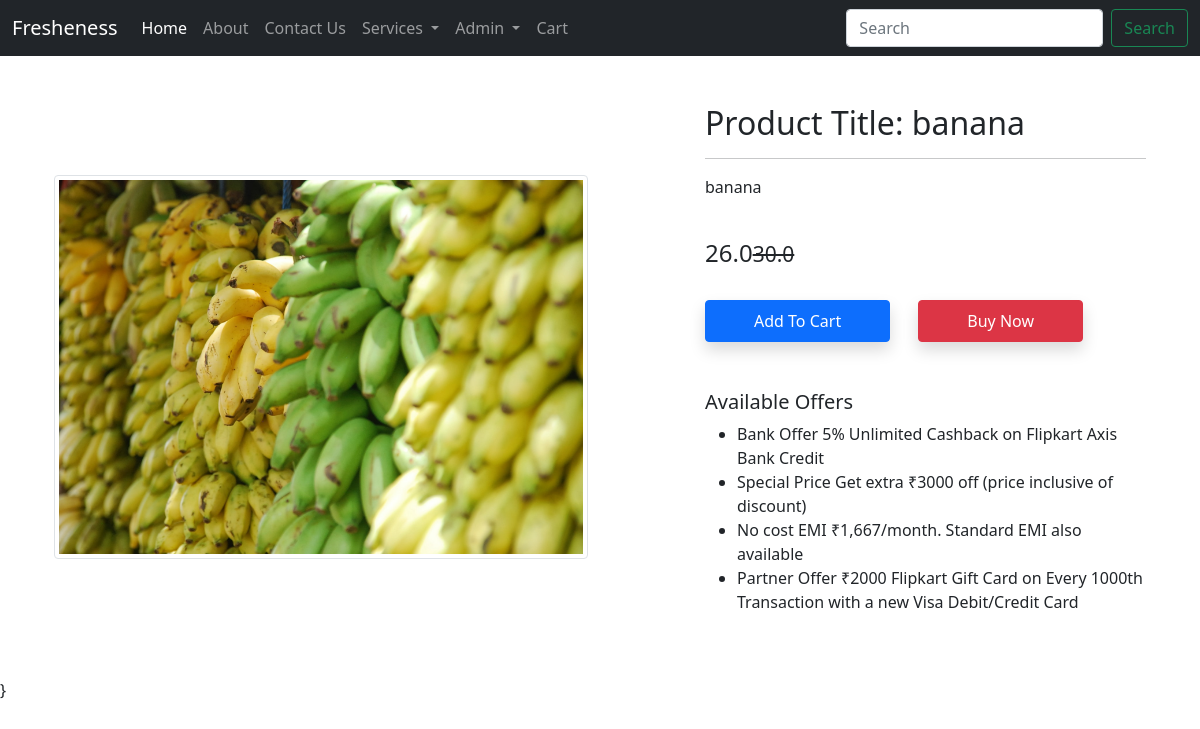
The app's page /productdetail/1 (signed in) with its own data.
### hello/models.py (models this page shows, shortened)
class Product(models.Model):
    title=models.CharField(max_length=100)
    selling_price=models.FloatField()
    discounted_price=models.FloatField()
    description=models.TextField()
    type=models.CharField(max_length=80)
    product_image=models.ImageField(upload_to='productimg')
    category=models.CharField(choices=CATEGORY_CHOICES,max_length=3)

### hello/views.py (the view)
# urls.py: path('productdetail/<int:pk>',views.product_detail,name='productdetail'),
def product_detail(request,pk):
    product=Product.objects.get(pk=pk)
    item_already_in_cart=False
    item_already_in_cart=Cart.objects.filter(Q(product=product.id) & Q(user=request.user)).exists()
    return render(request,'hello/productdetail.html',{'product':product,'item_already_in_cart':item_already_in_cart})

### hello/templates/hello/productdetail.html (shortened to what this page needs)
{% extends 'hello/base.html' %}
{% load static %}
{% block productdetail %}
<div class="container my-5">
    <div class="row">
     <div class="col-sm-6 text-center align-self-center">
      <img src="{{product.product_image.url}}" alt="" class="img-fluid img-thumbnail">
     </div>
     <div class="col-sm-5 offset-sm-1">
      <h2>Product Title: {{product.title}}</h2>
      <hr>
      <p>{{product.description}}</p> <br>
      <h4>{{product.discounted_price}}<small class="fw-light text-decoration-line-through">{{product.selling_price}}</small></h4> <br>
      {% if item_already_in_cart %}
      <a href="{% url 'showcart' %}" class="btn btn-warning shadow px-5 py-2 ms-4">Go to Cart</a>
      {% else %}
      <form action="/add-to-cart" class="d-inline">
          <button type="submit" class="btn btn-primary shadow px-5 py-2">Add To Cart</button>
      </form>
      {% endif %}
      <a href="{% url 'checkout' %}" class="btn btn-danger shadow px-5 py-2 ms-4">Buy Now</a>
      <h5 class="mt-5">Available Offers</h5>
      <ul>
       <li>Bank Offer 5% Unlimited Cashback on Flipkart Axis Bank Credit</li>
       <li>Special Price Get extra ₹3000 off (price inclusive of discount)</li>
       <li>No cost EMI ₹1,667/month. Standard EMI also available</li>
       <li>Partner Offer ₹2000 Flipkart Gift Card on Every 1000th Transaction with a new Visa Debit/Credit Card</li>
      </ul>
     </div>
    </div>
   </div>
{% endblock productdetail %}

### hello/templates/hello/navbar.html (shortened to what this page needs)
<nav class="navbar navbar-expand-lg navbar-dark bg-dark">
    <div class="container-fluid">
        <a class="navbar-brand" href="#">Fresheness</a>
        <div class="collapse navbar-collapse" id="navbarSupportedContent">
            <ul class="navbar-nav me-auto mb-2 mb-lg-0">
                <li class="nav-item">
                    <a class="nav-link active" aria-current="page" href="{% url 'home' %}">Home</a>
                </li>
                <li class="nav-item">
                    <a class="nav-link" href="{% url 'about' %}">About</a>
                </li>
                <li class="nav-item">
                    <a class="nav-link" href="{% url 'contact' %}">Contact Us</a>
                </li>
                {% if request.user.is_authenticated %}
                    <li class="nav-item dropdown">
                        <a class="nav-link dropdown-toggle" href="#" id="navbarDropdown" role="button"
                            data-bs-toggle="dropdown" aria-expanded="false">
                            Services
                        </a>
                    </li>
                    <li class="nav-item dropdown">
                        <a class="nav-link dropdown-toggle" href="#" id="navbarDropdown" role="button"
                            data-bs-toggle="dropdown" aria-expanded="false">
                            {{request.user.username|capfirst  }}
                        </a>
                    </li>
                    <li class="nav-item">
                        <a class="nav-link" aria-current="page" href="{% url 'showcart' %}">Cart</a>
                    </li>
                {% endif %}
            </ul>
            <form class="d-flex">
                <input class="form-control me-2" type="search" placeholder="Search" aria-label="Search">
                <button class="btn btn-outline-success" type="submit">Search</button>
            </form>
        </div>
    </div>
</nav>

### records on screen
Product: product_image (picture), title "banana", description "banana", discounted_price "26.0", selling_price "30.0"

### other values on screen
{{ request.user.username|capfirst }} "Admin"
